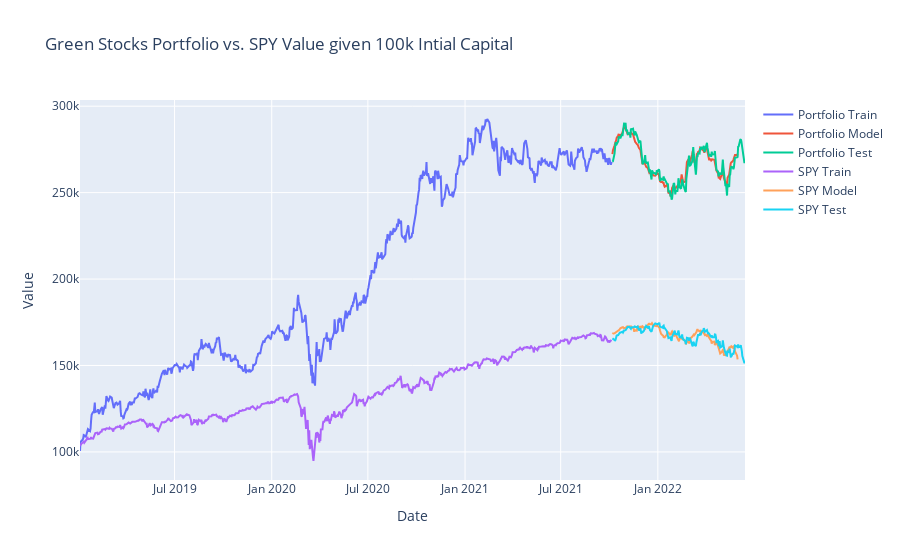

This figure's notebook cell:
### Markdown cell above
## Plot Train and Test Results

### Code cell
#pulling the dates from the data frame

#plot the train and test results
trace1 = go.Scatter(
    x = date_train,
    y = close_train,
    mode = 'lines',
    name = 'Portfolio Train'
)
trace2 = go.Scatter(
    x = date_test,
    y = prediction,
    mode = 'lines',
    name = 'Portfolio Model'
)
trace3 = go.Scatter(
    x = date_test,
    y = close_test,
    mode='lines',
    name = 'Portfolio Test'
)
trace4 = go.Scatter(
    x = date_train,
    y = close_train_spy,
    mode = 'lines',
    name = 'SPY Train'
)
trace5 = go.Scatter(
    x = date_test,
    y = prediction_spy,
    mode = 'lines',
    name = 'SPY Model'
)
trace6 = go.Scatter(
    x = date_test,
    y = close_test_spy,
    mode='lines',
    name = 'SPY Test'
)
layout = go.Layout(
    title = "Green Stocks Portfolio vs. SPY Value given 100k Intial Capital",
    xaxis = {'title' : "Date"},
    yaxis = {'title' : "Value"}
)
data=[trace1, trace2, trace3,trace4, trace5, trace6]
#pyo.iplot(data, filename = 'basic-line')
fig = go.Figure(data, layout=layout)
fig.show()

### Figure 1 — Plotly figure (JSON) as saved in the notebook; plotly's stock layout.template omitted (floating-point values rounded to 4 significant figures; data arrays with more than 128 entries replaced by an {"elided": "..."} marker saying what was removed)
{"data": [{"mode": "lines", "name": "Portfolio Train", "type": "scatter", "x": {"elided": "696 str values"}, "y": {"elided": "696 float values"}}, {"mode": "lines", "name": "Portfolio Model", "type": "scatter", "x": {"elided": "174 str values"}, "y": {"elided": "164 float values"}}, {"mode": "lines", "name": "Portfolio Test", "type": "scatter", "x": {"elided": "174 str values"}, "y": {"elided": "174 float values"}}, {"mode": "lines", "name": "SPY Train", "type": "scatter", "x": {"elided": "696 str values"}, "y": {"elided": "695 float values"}}, {"mode": "lines", "name": "SPY Model", "type": "scatter", "x": {"elided": "174 str values"}, "y": {"elided": "164 float values"}}, {"mode": "lines", "name": "SPY Test", "type": "scatter", "x": {"elided": "174 str values"}, "y": {"elided": "174 float values"}}], "layout": {"autosize": true, "title": {"text": "Green Stocks Portfolio vs. SPY Value given 100k Intial Capital"}, "xaxis": {"autorange": true, "range": ["2019-01-03", "2022-06-15"], "title": {"text": "Date"}, "type": "date"}, "yaxis": {"autorange": true, "range": [83750.0, 303600.0], "title": {"text": "Value"}, "type": "linear"}}}
